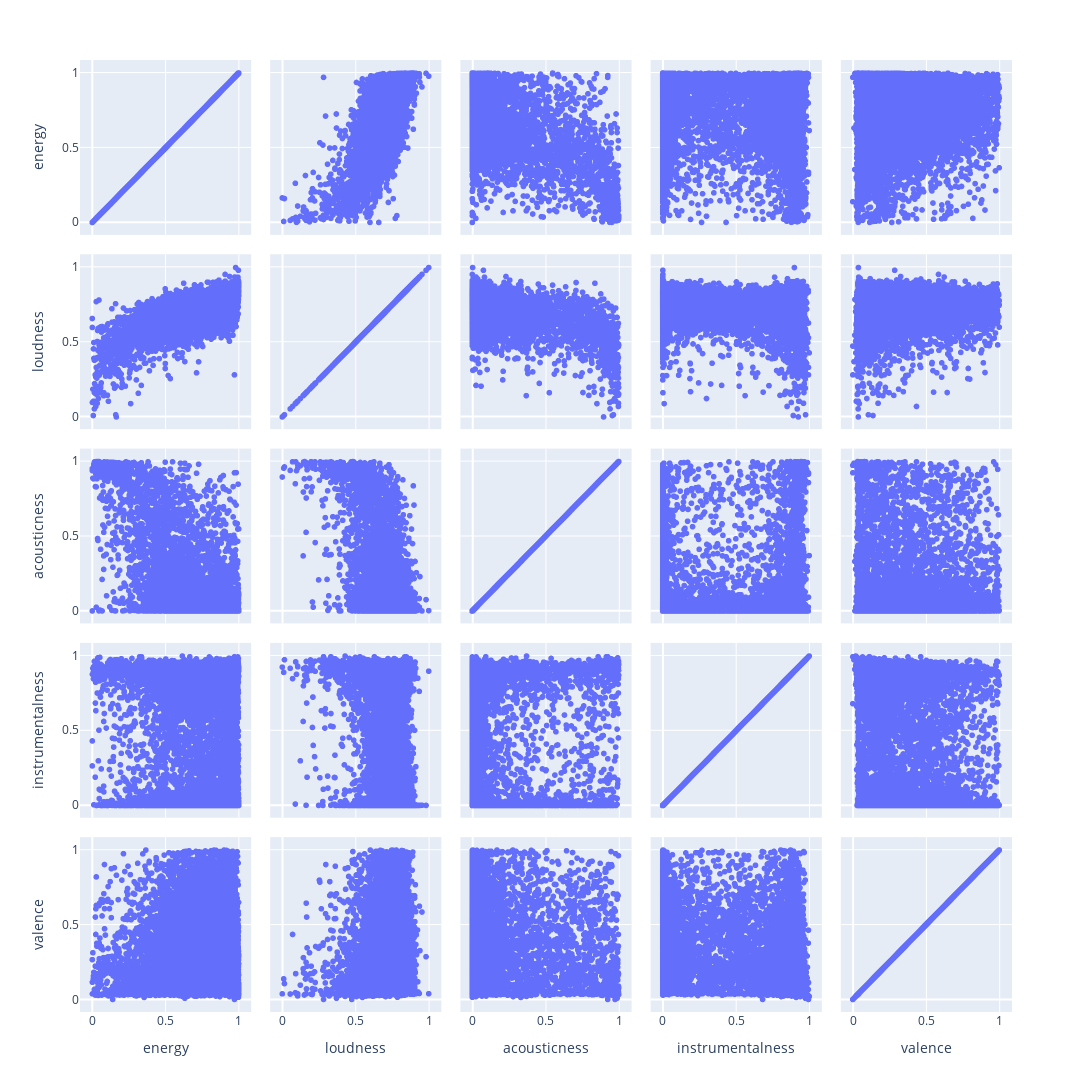

Notebook code for this chart:
### Code cell
#Visualizing all features distributions on scatterplots
fig = px.scatter_matrix(
    pd.DataFrame(X, columns = df.drop(columns = ['artist', 'song', 'id', 'duration_ms', 'time_signature', 'no_id', 'tempo'],axis=1).columns),               width=1200, 
    height=1600)
fig.show()

### Figure 1 — Plotly figure (JSON) as saved in the notebook; plotly's stock layout.template omitted (floating-point values rounded to 4 significant figures; data arrays with more than 128 entries replaced by an {"elided": "..."} marker saying what was removed)
{"data": [{"dimensions": [{"axis": {"matches": true}, "label": "energy", "values": {"elided": "7495 float values"}}, {"axis": {"matches": true}, "label": "loudness", "values": {"elided": "7495 float values"}}, {"axis": {"matches": true}, "label": "acousticness", "values": {"elided": "7495 float values"}}, {"axis": {"matches": true}, "label": "instrumentalness", "values": {"elided": "7495 float values"}}, {"axis": {"matches": true}, "label": "valence", "values": {"elided": "7495 float values"}}], "hovertemplate": "%{xaxis.title.text}=%{x}<br>%{yaxis.title.text}=%{y}<extra></extra>", "legendgroup": "", "marker": {"color": "#636efa", "symbol": "circle"}, "name": "", "showlegend": false, "type": "splom"}], "layout": {"dragmode": "select", "height": 1600, "legend": {"tracegroupgap": 0}, "margin": {"t": 60}, "width": 1200}}
